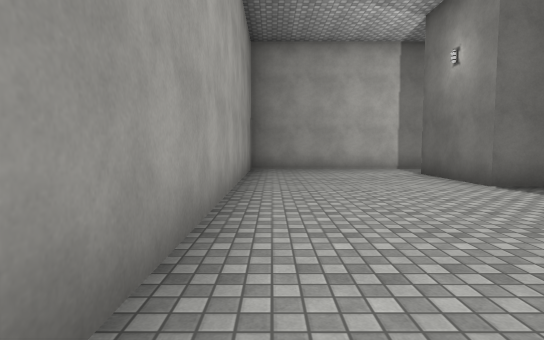
[1] (above)

13 first-person views from a walk through a scene from a Unity 3-D project. The camera is 1.3 m above the floor, tilts 4° down and sees 80° across. The floor is counted in squares, 2 m on a side. Each view is taken from the middle of a square. On the plan, view 1 faces up. The plan holds only what a view shows up to about 10 squares ahead; the rest is blank. The place goes on beyond the plan. The player character is not drawn. Surface patterns are stand-ins for the level's own textures.

[2]
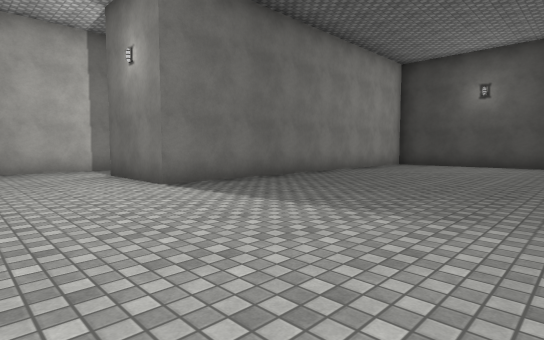

[3]
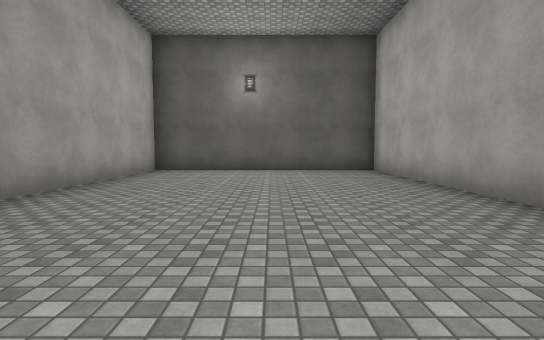

[4]
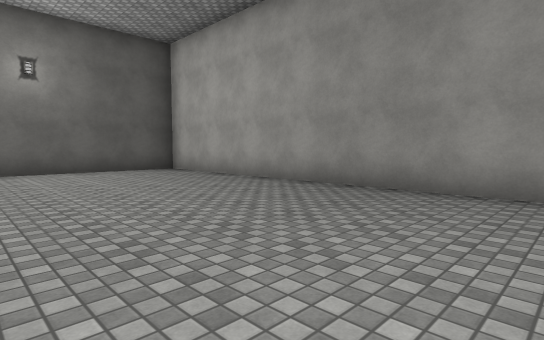

[5]
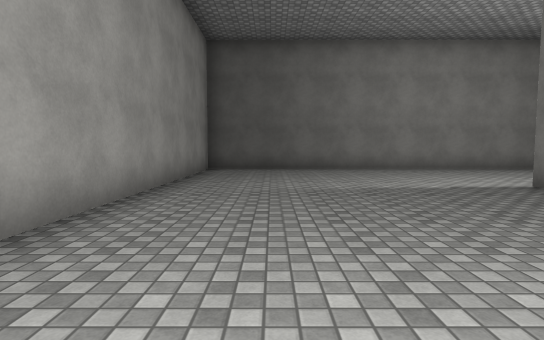

[6]
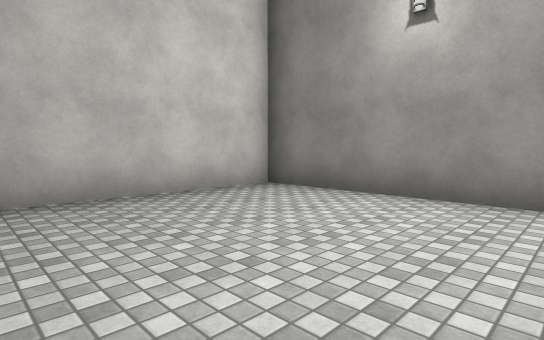

[7]
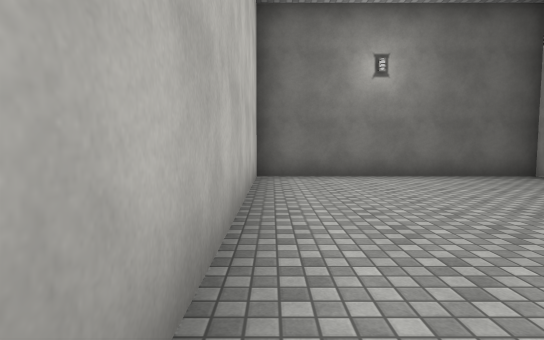

[8]
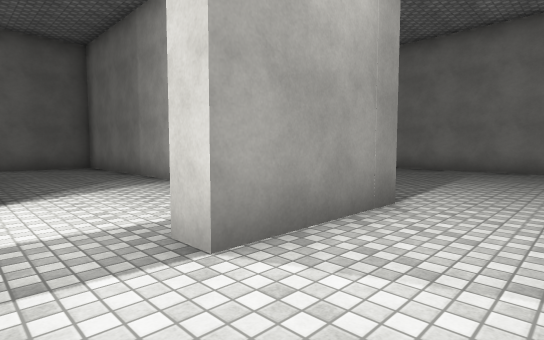

[9]
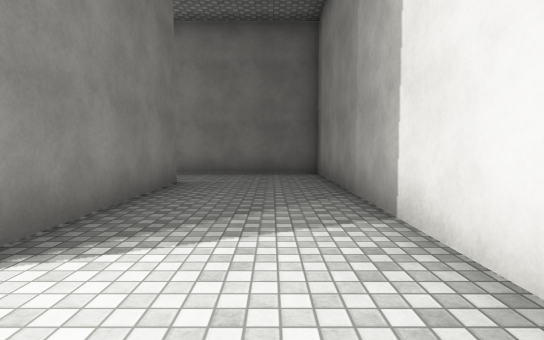

[10]
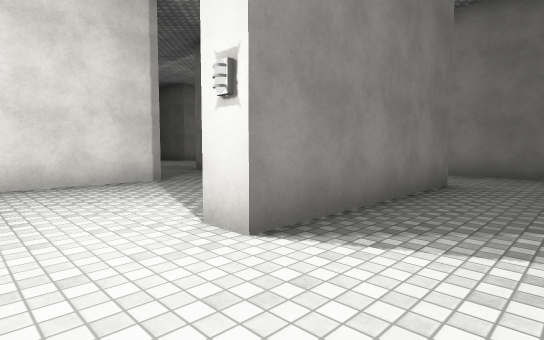

[11]
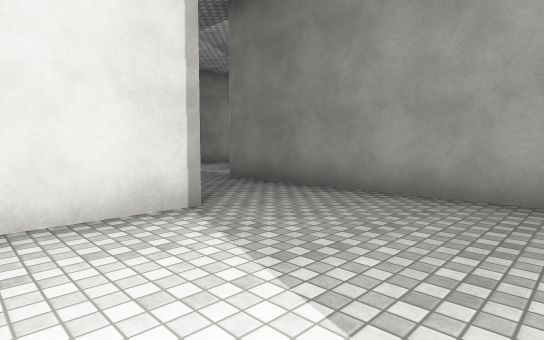

[12]
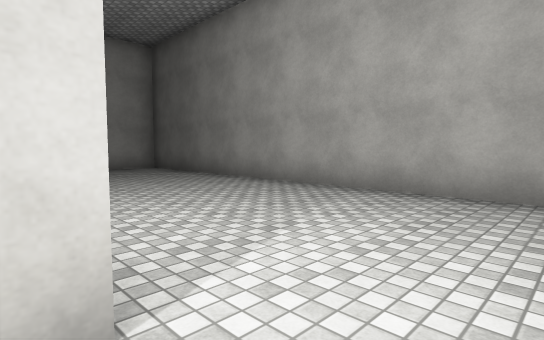

[13]
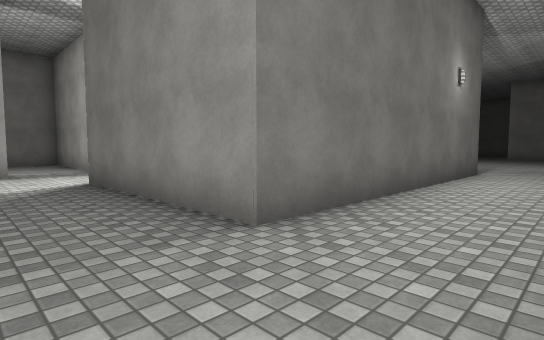

### Floor plan
Points are (right, up) in squares from view 1. A wall is a line through its corners. A room is listed if a view was taken in it or the views show most of it. See-through windows are left out.
Room 1 (views 1, 2, 3, 4, 5, 6, 7, 8, 12)
walls: (4.6, 9.8) (-0.6, 9.8) (-0.6, -0.9) (13.2, -0.9) (13.2, 5.3) (3.6, 5.3) (3.6, 7.9) (4.2, 7.9)
ways out: opening at (4, 8.5) to room 2
Room 2 (views 9, 10, 11, 13)
walls: (10.5, 10.4) (10.5, 15.5); (8, 13.1) (5.5, 13.1); (6.2, 5.8) (13.2, 5.8) (13.2, 9.5); (11, 15.5) (11, 8.8) (6.5, 8.8) (6.5, 9.5)
ways out: opening at (4, 8.5) to room 1

Positions as (right, up) in squares from view 1, and headings:
1: (0, 0), facing up
2: (1, 0), facing up-right
3: (4, 2), facing right
4: (4, 4), facing down-right
5: (9, 1), facing left
6: (9, 1), facing up-right
7: (6, 5), facing right
8: (2, 9), facing down-right
9: (5, 7), facing right
10: (5, 7), facing up-right
11: (6, 10), facing up-right
12: (4, 9), facing down-left
13: (13, 7), facing up-left
